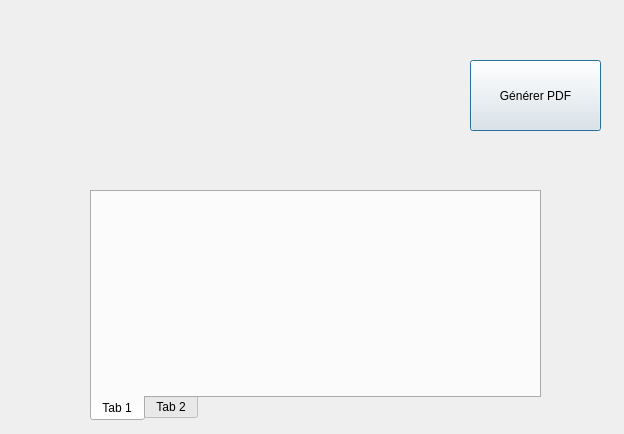
<?xml version="1.0" encoding="UTF-8"?>
<ui version="4.0">
 <class>ContestGenerate</class>
 <widget class="QDialog" name="ContestGenerate">
  <property name="geometry">
   <rect>
    <x>0</x>
    <y>0</y>
    <width>624</width>
    <height>434</height>
   </rect>
  </property>
  <property name="windowTitle">
   <string>Dialog</string>
  </property>
  <widget class="QLabel" name="label">
   <property name="geometry">
    <rect>
     <x>40</x>
     <y>40</y>
     <width>171</width>
     <height>61</height>
    </rect>
   </property>
   <property name="text">
    <string/>
   </property>
  </widget>
  <widget class="QLabel" name="label_2">
   <property name="geometry">
    <rect>
     <x>220</x>
     <y>50</y>
     <width>211</width>
     <height>51</height>
    </rect>
   </property>
   <property name="text">
    <string/>
   </property>
  </widget>
  <widget class="QLabel" name="label_3">
   <property name="geometry">
    <rect>
     <x>40</x>
     <y>130</y>
     <width>161</width>
     <height>31</height>
    </rect>
   </property>
   <property name="text">
    <string/>
   </property>
  </widget>
  <widget class="QLabel" name="label_4">
   <property name="geometry">
    <rect>
     <x>220</x>
     <y>130</y>
     <width>151</width>
     <height>31</height>
    </rect>
   </property>
   <property name="text">
    <string/>
   </property>
  </widget>
  <widget class="QTabWidget" name="tabWidget">
   <property name="geometry">
    <rect>
     <x>90</x>
     <y>190</y>
     <width>451</width>
     <height>231</height>
    </rect>
   </property>
   <property name="tabPosition">
    <enum>QTabWidget::South</enum>
   </property>
   <property name="tabShape">
    <enum>QTabWidget::Rounded</enum>
   </property>
   <property name="currentIndex">
    <number>0</number>
   </property>
   <property name="elideMode">
    <enum>Qt::ElideNone</enum>
   </property>
   <widget class="QWidget" name="tab">
    <attribute name="title">
     <string>Tab 1</string>
    </attribute>
   </widget>
   <widget class="QWidget" name="tab_2">
    <attribute name="title">
     <string>Tab 2</string>
    </attribute>
   </widget>
  </widget>
  <widget class="QPushButton" name="pushButton">
   <property name="geometry">
    <rect>
     <x>470</x>
     <y>60</y>
     <width>131</width>
     <height>71</height>
    </rect>
   </property>
   <property name="text">
    <string>Générer PDF</string>
   </property>
  </widget>
 </widget>
 <resources/>
 <connections/>
</ui>
